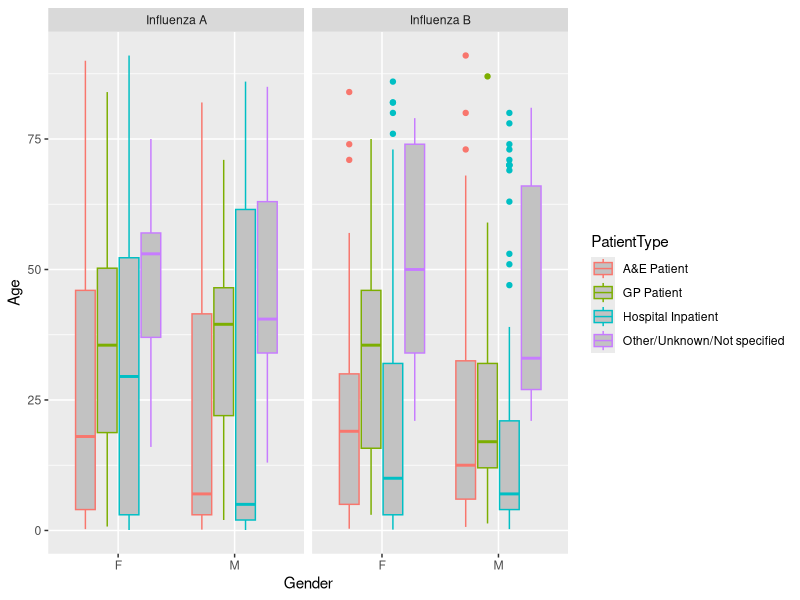
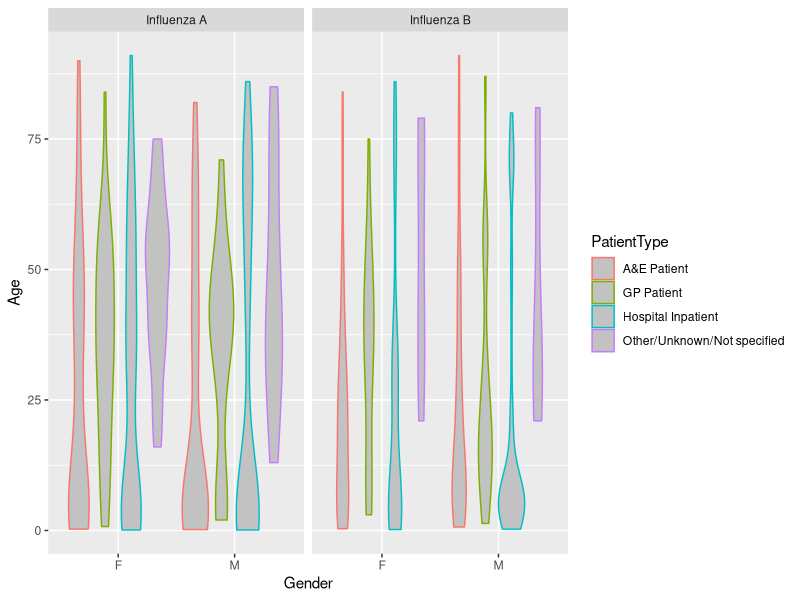
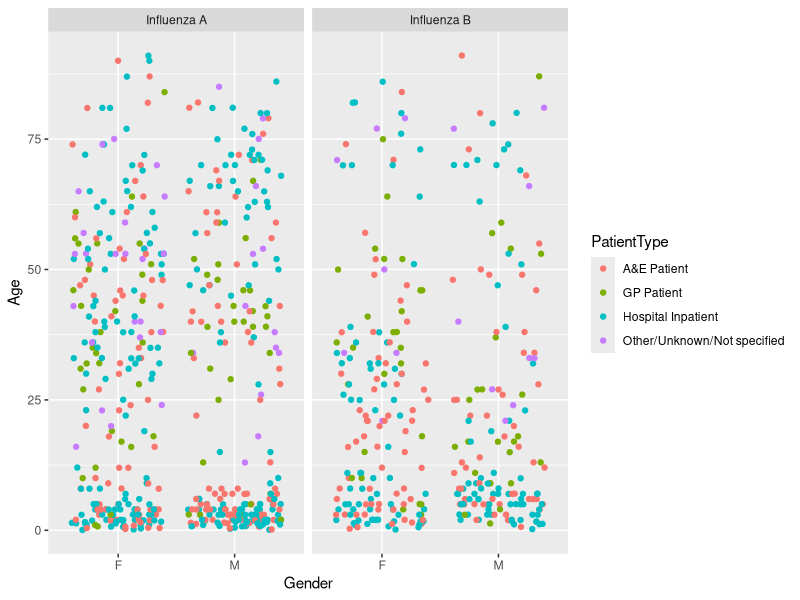

Source code (R) for these figures, in order:
library(ggplot2) # sets a specific library on

getwd() # checks your folder path
setwd("/Users/cleofetrax/Desktop/Dev/DataViz/CA1/Excel Files") # my project folder path
#setwd("C:/Users/N00152091/Desktop/DataViz/DataViz/CA1/Excel Files") # college computer folder path

q3 <- read.csv(file="q3.csv", header= TRUE, sep = ",") # imports the dataset from your folder path

# Boxplot
ggplot(q3, aes(Gender, Age, color = PatientType))+geom_boxplot(fill = "#c2c2c2")+ facet_wrap(~Disease)

# Violin Plot
ggplot(q3, aes(Gender, Age, color = PatientType)) + geom_violin(fill = "#c2c2c2") + facet_wrap(~Disease)

# Jitter Plot
ggplot(q3, aes(Gender, Age, color = PatientType)) + geom_jitter(fill = "white") + facet_wrap(~Disease)
